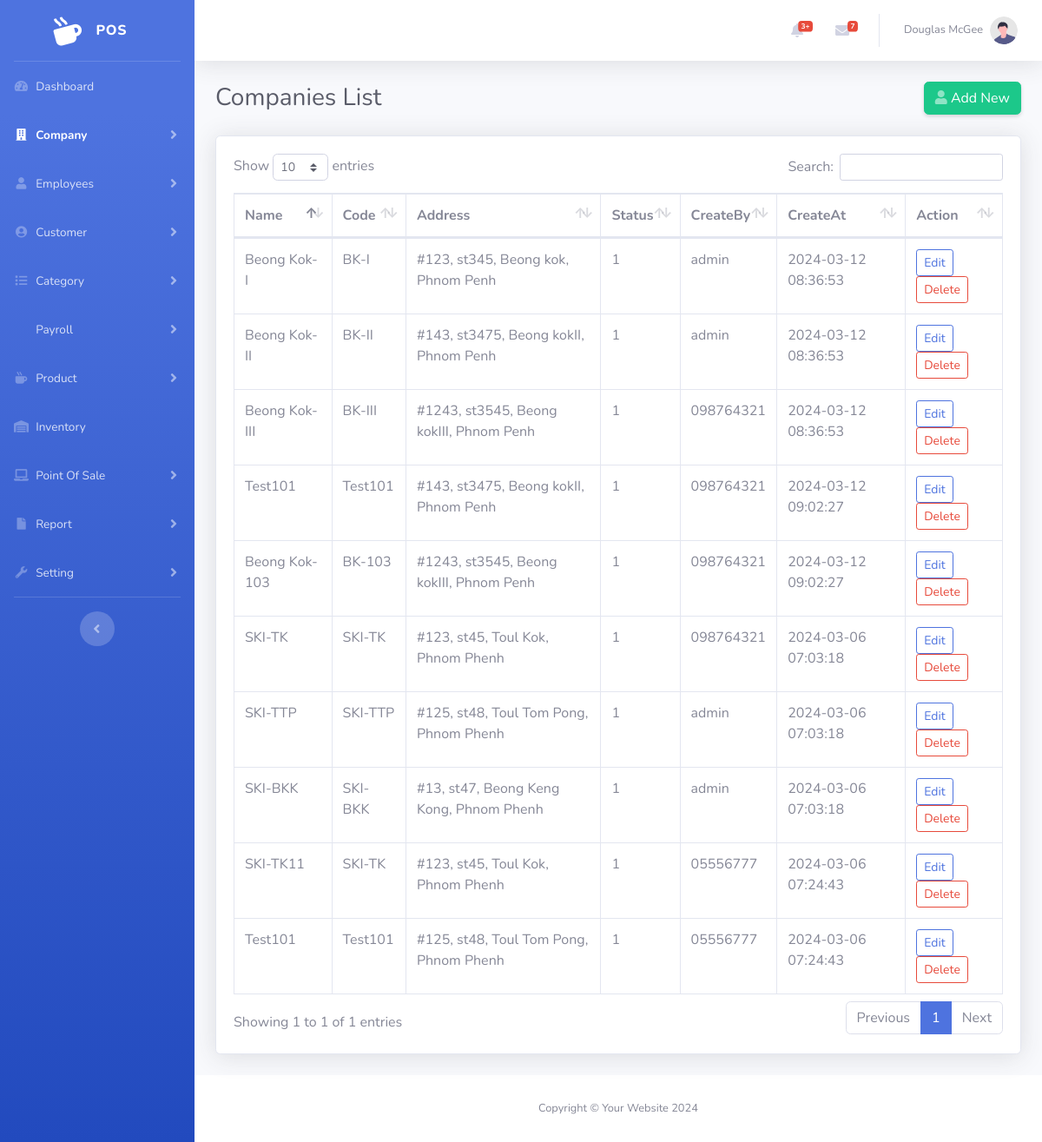
/admin/com-list.php, run on an earlier commit of the app's database.
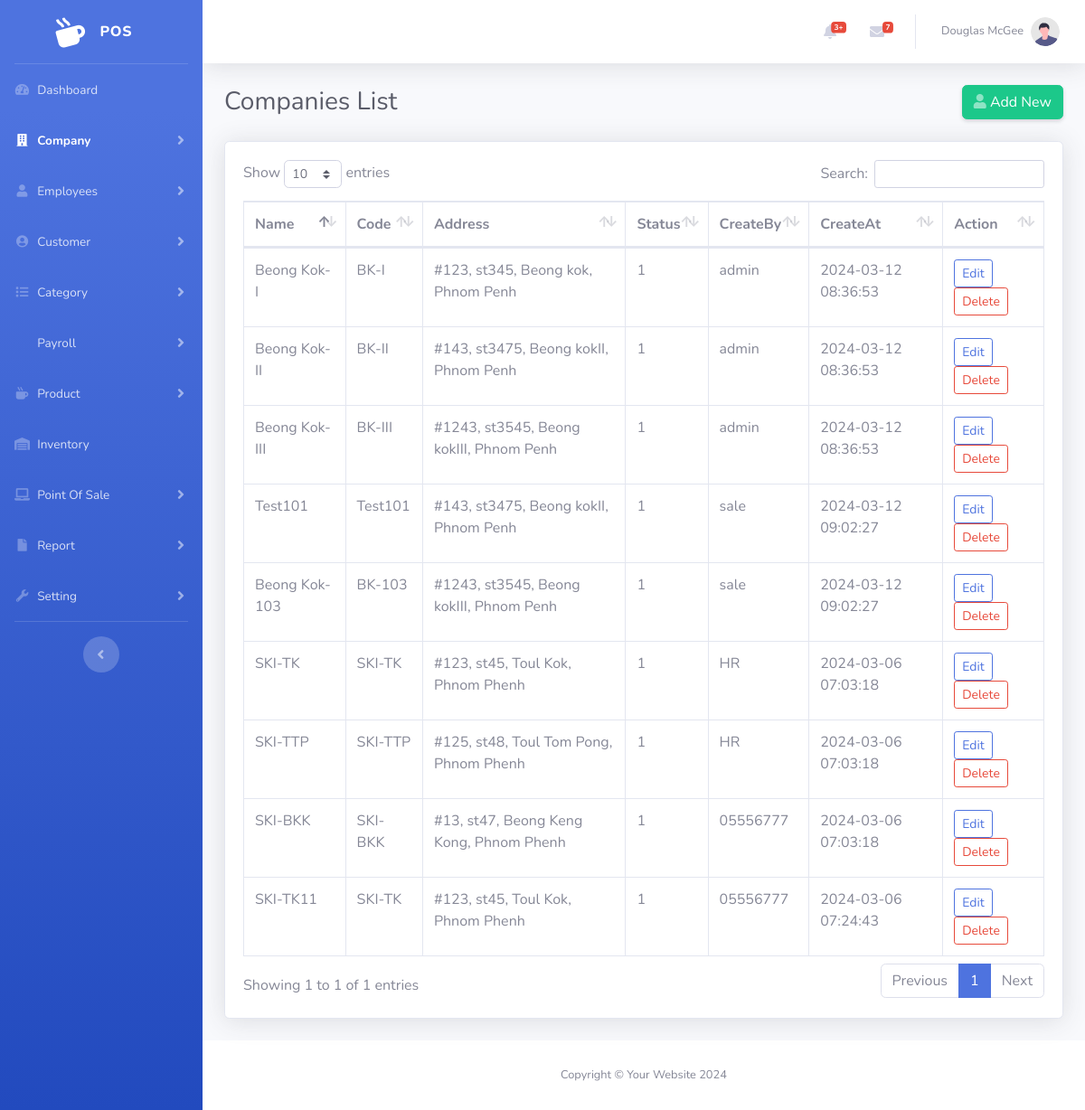
And on a later commit of the database.
### tables this page shows
CREATE TABLE `outlet` (
  `Id` int(11) NOT NULL,
  `Name` varchar(120) NOT NULL,
  `Code` varchar(120) NOT NULL,
  `Status` tinyint(1) DEFAULT 1,
  `Address` text DEFAULT NULL,
  `CreateBy` int(11) DEFAULT NULL,
  `CreateAt` timestamp NOT NULL DEFAULT current_timestamp(),
  `ApproveBy` int(11) DEFAULT NULL,
  `ApproveAt` datetime DEFAULT NULL
);

CREATE TABLE `user` (
  `Id` int(11) NOT NULL,
  `OutletId` int(11) DEFAULT NULL,
  `EmployeeId` int(11) DEFAULT NULL,
  `RoleId` int(11) DEFAULT NULL,
  `Username` varchar(120) NOT NULL,
  `Password` varchar(255) NOT NULL,
  `ActivedAt` datetime DEFAULT NULL,
  `Status` tinyint(1) DEFAULT 1,
  `CreateBy` int(11) DEFAULT NULL,
  `CreateAt` timestamp NOT NULL DEFAULT current_timestamp()
);

### admin/com-list.php (the view, shortened to what this page needs)
<?php
include('cn.php');
?>
<!DOCTYPE html>
<html lang="en">
<head>
    <link href="vendor/fontawesome-free/css/all.min.css" rel="stylesheet" type="text/css">
    <link href="css/sb-admin-2.min.css" rel="stylesheet">
    <link href="vendor/datatables/dataTables.bootstrap4.min.css" rel="stylesheet">
</head>
<body id="page-top">
    <div id="wrapper">
        <?php include './include/sidebar.php' ?>
        <div id="content-wrapper" class="d-flex flex-column">
            <div id="content">
                <?php include './include/topbar.php' ?>
                <div class="container-fluid">
                    <div class="d-sm-flex align-items-center justify-content-between mb-4">
                        <h1 class="h3 mb-0 text-gray-800">Companies List</h1>
                        <a href="com-add.php" class="d-none d-sm-inline-block btn btn-success shadow-sm"><i class="fas fa-user text-white-50"></i> Add New</a>
                    </div>
                    <div class="card shadow mb-4">
                        <div class="card-body">
                            <div class="table-responsive">
                                <table class="table table-bordered" id="dataTable" width="100%" cellspacing="0">
                                    <thead>
                                        <tr>
                                            <th>Name</th>
                                            <th>Code</th>
                                            <th>Address</th>
                                            <th>Status</th>
                                            <th>CreateBy</th>
                                            <th>CreateAt</th>
                                            <th>Action</th>
                                        </tr>
                                    </thead>
                                    <?php
                                    $sqloutlet = "SELECT * FROM `outlet`";
                                    $rs = $conn->query($sqloutlet);
                                    while ($rowOutlet = $rs->fetch_assoc()) {
                                        $Createby = $conn->query("SELECT * FROM `user` WHERE Id=" .$rowOutlet['CreateBy'])->fetch_assoc();
                                        echo '
                                            <tbody>
                                                <tr>
                                                    <td>'.$rowOutlet['Name'].'</td>
                                                    <td>'.$rowOutlet['Code'].'</td>
                                                    <td>'.$rowOutlet['Address'].'</td>
                                                    <td>'.$rowOutlet['Status'].'</td>
                                                    <td>'.$Createby['Username'].'</td>
                                                    <td>'.$rowOutlet['CreateAt'].'</td>
                                                    <td>
                                                        <a href="com-add.php?OutId='.$rowOutlet['Id'].'"  " class="btn btn-outline-primary btn-sm ">Edit</a>
                                                        <a href="com-list.php?delId='.$rowOutlet['Id'].'" class="btn btn-outline-danger btn-sm" onclick="return confirm(\'Are you sure you want to delete this Outlet?\')">Delete</a>
                                                    </td>
                                                </tr>
                                            </tbody>
                                            ';
                                    }
                                    ?>
                                </table>
                            </div>
                        </div>
                    </div>
                </div>
            </div>
            <?php include './include/footer.php' ?>
        </div>
    </div>
</body>
</html>

### admin/include/sidebar.php (shortened to what this page needs)
<?php
$current_page = basename($_SERVER['PHP_SELF']);
?>
<ul class="navbar-nav bg-gradient-primary sidebar sidebar-dark accordion" id="accordionSidebar">
    <a class="sidebar-brand d-flex align-items-center justify-content-center" href="index.php">
        <div class="sidebar-brand-icon rotate-n-15">
            <i class="fas fa-mug-hot"></i>
        </div>
        <div class="sidebar-brand-text mx-3">POS</div>
    </a>
    <hr class="sidebar-divider my-0">
    <li class="nav-item <?php echo ($current_page == 'index.php') ? 'active' : ''; ?>">
        <a class="nav-link" href="index.php">
            <i class="fas fa-fw fa-tachometer-alt"></i>
            <span>Dashboard</span>
        </a>
    </li>
    <li class="nav-item <?php echo ($current_page == 'com-add.php' || $current_page == 'com-list.php') ? 'active' : ''; ?>">
        <a class="nav-link collapsed" href="#" data-toggle="collapse" data-target="#collapseCom" aria-expanded="true" aria-controls="collapseCom">
            <i class="fas fa-fw fa-building"></i>
            <span>Company</span>
        </a>
    </li>
    <li class="nav-item <?php echo ($current_page == 'emp-add.php' || $current_page == 'emp-list.php') ? 'active' : ''; ?>">
        <a class="nav-link collapsed" href="#" data-toggle="collapse" data-target="#collapseEmp" aria-expanded="true" aria-controls="collapseEmp">
            <i class="fas fa-fw fa-user"></i>
            <span>Employees</span>
        </a>
    </li>
    <li class="nav-item <?php echo ($current_page == 'cus-add.php' || $current_page == 'cus-list.php') ? 'active' : ''; ?>">
        <a class="nav-link collapsed" href="#" data-toggle="collapse" data-target="#collapseCus" aria-expanded="true" aria-controls="collapseCus">
            <i class="fas fa-fw fa-user-circle"></i>
            <span>Customer</span>
        </a>
    </li>
    <li class="nav-item <?php echo ($current_page == 'cate-add.php' || $current_page == 'cate-list.php') ? 'active' : ''; ?>">
        <a class="nav-link collapsed" href="#" data-toggle="collapse" data-target="#collapseCat" aria-expanded="true" aria-controls="collapsePro">
            <i class="fas fa-fw fa-list"></i>
            <span>Category</span>
        </a>
    </li>
    <li class="nav-item <?php echo ($current_page == 'cate-add.php' || $current_page == 'cate-list.php') ? 'active' : ''; ?>">
        <a class="nav-link collapsed" href="#" data-toggle="collapse" data-target="#collapsePayroll" aria-expanded="true" aria-controls="collapsePayroll">
            <span>Payroll</span>
        </a>
    </li>
    <li class="nav-item <?php echo ($current_page == 'product-add.php' || $current_page == 'product-list.php' || $current_page == 'uom.php') ? 'active' : ''; ?>">
        <a class="nav-link collapsed" href="#" data-toggle="collapse" data-target="#collapsePro" aria-expanded="true" aria-controls="collapsePro">
            <i class="fas fa-fw fa-mug-hot"></i>
            <span>Product</span>
        </a>
    </li>
    <li class="nav-item <?php echo ($current_page == 'inventory.php') ? 'active' : ''; ?>">
        <a class="nav-link collapsed" href="inventory.php">
            <i class="fas fa-fw fa-warehouse"></i>
            <span>Inventory</span>
        </a>
    </li>
    <li class="nav-item <?php echo ($current_page == 'user-list.php') ? 'active' : ''; ?>">
        <a class="nav-link collapsed" href="#" data-toggle="collapse" data-target="#collapsePOS" aria-expanded="true" aria-controls="collapseUtilities">
            <i class="fa fa-laptop" aria-hidden="true"></i>
            <span>Point Of Sale</span>
        </a>
    </li>
    <li class="nav-item <?php echo ($current_page == 'user-list.php') ? 'active' : ''; ?>">
        <a class="nav-link collapsed" href="#" data-toggle="collapse" data-target="#collapseSet1" aria-expanded="true" aria-controls="collapseUtilities">
            <i class="fas fa-fw fa-file"></i>
            <span>Report</span>
        </a>
    </li>
    <li class="nav-item <?php echo ($current_page == 'user-list.php') ? 'active' : ''; ?>">
        <a class="nav-link collapsed" href="#" data-toggle="collapse" data-target="#collapseSet" aria-expanded="true" aria-controls="collapseUtilities">
            <i class="fas fa-fw fa-wrench"></i>
            <span>Setting</span>
        </a>
    </li>
    <hr class="sidebar-divider">
    <div class="text-center d-none d-md-inline">
        <button class="rounded-circle border-0" id="sidebarToggle"></button>
    </div>
</ul>

### admin/include/topbar.php (shortened to what this page needs)
<nav class="navbar navbar-expand navbar-light bg-white topbar mb-4 static-top shadow">
    <ul class="navbar-nav ml-auto">
        <li class="nav-item dropdown no-arrow mx-1">
            <a class="nav-link dropdown-toggle" href="#" id="alertsDropdown" role="button" data-toggle="dropdown" aria-haspopup="true" aria-expanded="false">
                <i class="fas fa-bell fa-fw"></i>
                <span class="badge badge-danger badge-counter">3+</span>
            </a>
        </li>
        <li class="nav-item dropdown no-arrow mx-1">
            <a class="nav-link dropdown-toggle" href="#" id="messagesDropdown" role="button" data-toggle="dropdown" aria-haspopup="true" aria-expanded="false">
                <i class="fas fa-envelope fa-fw"></i>
                <span class="badge badge-danger badge-counter">7</span>
            </a>
        </li>
        <li class="nav-item dropdown no-arrow">
            <a class="nav-link dropdown-toggle" href="#" id="userDropdown" role="button" data-toggle="dropdown" aria-haspopup="true" aria-expanded="false">
                <span class="mr-2 d-none d-lg-inline text-gray-600 small">Douglas McGee</span>
                <img class="img-profile rounded-circle" src="img/undraw_profile.svg">
            </a>
        </li>
    </ul>
</nav>

### admin/include/footer.php
<footer class="sticky-footer bg-white">
    <div class="container my-auto">
        <div class="copyright text-center my-auto">
            <span>Copyright &copy; Your Website 2024</span>
        </div>
    </div>
</footer>

What changed in the data, as far as the page shows it:
removed outlet: Name "Test101", Code "Test101", Address "#125, st48, Toul Tom Pong, Phnom Phenh", Status "1", user.Username "05556777", CreateAt "2024-03-06 07:24:43"
changed outlet "Beong Kok-III": user.Username "098764321" → "admin"
changed through a linked row, outlet "Test101": user.Username "098764321" → "sale"
changed outlet "Beong Kok-103": user.Username "098764321" → "sale"
changed through a linked row, outlet (number 6 of 9 on the later page): user.Username "098764321" → "HR"
changed outlet "SKI-TTP": user.Username "admin" → "HR"
changed outlet "SKI-BKK": user.Username "admin" → "05556777"
